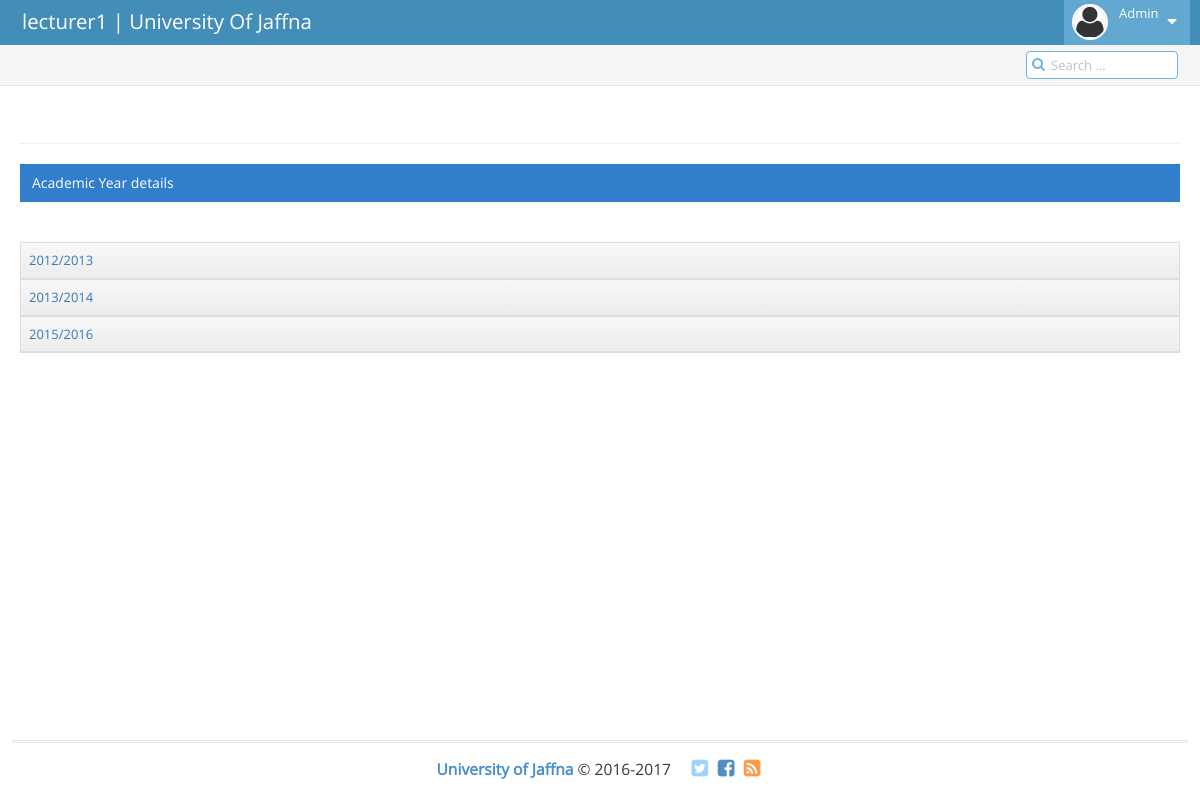
The app's page /lec_index2.php (signed in) with its own data.
### tables this page shows
CREATE TABLE `ac_year` (
  `id` int(11) NOT NULL,
  `year` varchar(10) NOT NULL,
  `dep_id` int(5) NOT NULL
);

### lec_index2.php (the view, shortened to what this page needs)
<!DOCTYPE html>
<html lang="en">
	<head>
		<link rel="stylesheet" href="assets/css/bootstrap.min.css" />
		<link rel="stylesheet" href="assets/font-awesome/4.5.0/css/font-awesome.min.css" />
		<link rel="stylesheet" href="assets/css/ace.min.css" class="ace-main-stylesheet" id="main-ace-style" />
		<link rel="stylesheet" href="assets/css/ace-skins.min.css" />
		<link rel="stylesheet" href="assets/css/ace-rtl.min.css" />
	</head>
	<body class="no-skin">
		<div id="navbar" class="navbar navbar-default          ace-save-state">
			<div class="navbar-container ace-save-state" id="navbar-container">
				<div class="navbar-header pull-left">
					<a href="index.html" class="navbar-brand">
						<small>
							<?php echo $_SESSION['sess_username'];
							?>
 | University Of Jaffna
						</small>
					</a>
				</div>
				<div class="navbar-buttons navbar-header pull-right" role="navigation">
					<ul class="nav ace-nav">
						<li class="light-blue dropdown-modal">
							<a data-toggle="dropdown" href="#" class="dropdown-toggle">
								<img class="nav-user-photo" src="assets/images/avatars/avatar2.png" alt="Jason's Photo" />
								<span class="user-info">
									Admin
								</span>
								<i class="ace-icon fa fa-caret-down"></i>
							</a>
						</li>
					</ul>
				</div>
			</div>
		</div>
		<div class="main-container ace-save-state" id="main-container">
			<div class="main-content">
				<div class="main-content-inner">
					<div class="breadcrumbs ace-save-state" id="breadcrumbs">
						<div class="nav-search" id="nav-search">
							<form class="form-search">
								<span class="input-icon">
									<input type="text" placeholder="Search ..." class="nav-search-input" id="nav-search-input" autocomplete="off" />
									<i class="ace-icon fa fa-search nav-search-icon"></i>
								</span>
							</form>
						</div>
					</div>
					<div class="page-content">
          <div class="page-header">
							<h1>
							</h1>
						</div>
						<div class="row">
							<div class="col-xs-12">
								<div class="row">
									<div class="col-xs-12">
										<div class="clearfix">
										</div>
										<div class="table-header">
											Academic Year details
										</div>
											<br>
										<div align="center"  >
<html>
<body>
<center>
<br>
<?php
$user_dept=$_SESSION['sess_username'];
$deptid_query="SELECT `dep_id` FROM `signup` WHERE `username`='$user_dept'";
$deptid_result=mysql_query($deptid_query) or die(mysql_error());
 $row = mysql_fetch_array($deptid_result) or die(mysql_error());
$q =$row['dep_id'];
$query ="SELECT * FROM  ac_year WHERE dep_id ='$q '";
$result=mysql_query($query);
$i =1;
?>
<form  action="Add_Academic_year_tables_Copy4details.php" method="POST" >
<table id="simple-table" class="table  table-bordered table-hover">
  <thead>
    <span class="green">
<?php
while($query_row =mysql_fetch_array($result))
  {
	   echo '<td><a href="lec_sub.php?prop_id='.$i.'">'.$query_row['year'].'</a></td>';
		$i++;
   }
?>
</thead>
</table>
</form>
</center>
</body>
</html>
										</div>
									</div>
								</div>
							</div>
						</div>
					</div>
				</div>
			</div>
			<div class="footer">
				<div class="footer-inner">
					<div class="footer-content">
						<span class="bigger-120">
							<span class="blue bolder">University of Jaffna</span> &copy; 2016-2017
						</span>
						<span class="action-buttons">
							<a href="#">
								<i class="ace-icon fa fa-twitter-square light-blue bigger-150"></i>
							</a>
							<a href="#">
								<i class="ace-icon fa fa-facebook-square text-primary bigger-150"></i>
							</a>
							<a href="#">
								<i class="ace-icon fa fa-rss-square orange bigger-150"></i>
							</a>
						</span>
					</div>
				</div>
			</div>
		</div>
	</body>
</html>

### records on screen
ac_year: year "2012/2013"
ac_year: year "2013/2014"
ac_year: year "2015/2016"

### other values on screen
$_SESSION['sess_username'] "lecturer1"
